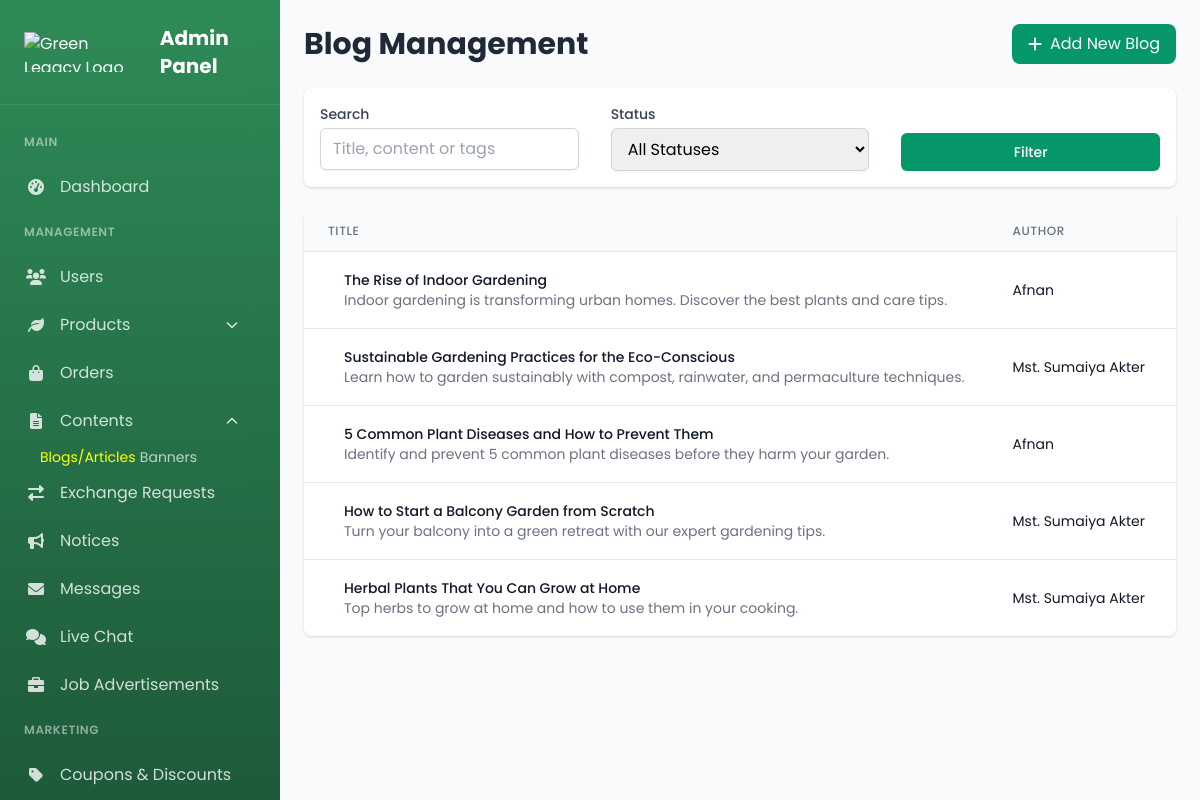
Screenshot of /admin_blogs.php (signed in) with the database file from the repository.
### tables this page shows
CREATE TABLE `blogs` (
  `id` int(11) NOT NULL,
  `title` varchar(255) NOT NULL,
  `content` longtext NOT NULL,
  `author_id` int(11) NOT NULL,
  `tags` varchar(255) DEFAULT NULL,
  `featured_image` varchar(255) DEFAULT NULL,
  `meta_description` varchar(160) DEFAULT NULL,
  `status` enum('draft','pending','published','rejected') NOT NULL DEFAULT 'draft',
  `created_at` timestamp NOT NULL DEFAULT current_timestamp(),
  `updated_at` timestamp NOT NULL DEFAULT current_timestamp() ON UPDATE current_timestamp(),
  `published_at` datetime DEFAULT NULL,
  `approved_by` int(11) DEFAULT NULL
);

### admin_blogs.php (the view, shortened to what this page needs)
<?php
require_once 'db_connect.php';
$per_page = 10;
$page = isset($_GET['page']) ? (int)$_GET['page'] : 1;
$start = ($page > 1) ? ($page * $per_page) - $per_page : 0;
$search_query = isset($_GET['search']) ? trim($_GET['search']) : '';
$query = "SELECT b.*, a.username as author_name,
          (SELECT username FROM admins WHERE admin_id = b.approved_by) as approved_by_name
          FROM blogs b
          JOIN admins a ON b.author_id = a.admin_id
          WHERE 1=1";
$params = [];
$types = '';
$query .= " ORDER BY b.created_at DESC LIMIT ?, ?";
$params[] = $start;
$params[] = $per_page;
$types .= 'ii';
$stmt = $conn->prepare($query);
if (!empty($params)) {
    $stmt->bind_param($types, ...$params);
}
$stmt->execute();
$blogs = $stmt->get_result()->fetch_all(MYSQLI_ASSOC);
?>
<?php include 'admin_sidebar.php'; ?>
<div class="main-content">
    <div class="ml-0 lg:ml-[280px] min-h-screen bg-gray-50">
        <div class="p-6">
            <div class="flex justify-between items-center mb-6">
                <h1 class="text-3xl font-bold text-gray-800">Blog Management</h1>
                <a href="admin_add_blog.php" class="bg-green-600 hover:bg-green-700 text-white px-4 py-2 rounded-lg flex items-center">
                    <i class="fas fa-plus mr-2"></i> Add New Blog
                </a>
            </div>
            <div class="bg-white rounded-lg shadow p-4 mb-6">
                <form action="admin_blogs.php" method="GET">
                    <div class="grid grid-cols-1 md:grid-cols-3 gap-8">
                        <div>
                            <label for="search" class="block text-sm font-medium text-gray-700 mb-1">Search</label>
                            <input type="text" id="search" name="search" value="<?= htmlspecialchars($search_query) ?>"
                                class="w-full px-3 py-2 border border-gray-300 rounded-md shadow-sm focus:outline-none focus:ring-green-500 focus:border-green-500"
                                placeholder="Title, content or tags">
                        </div>
                        <div>
                            <label for="status" class="block text-sm font-medium text-gray-700 mb-1">Status</label>
                            <select id="status" name="status"
                                class="w-full px-3 py-2 border border-gray-300 rounded-md shadow-sm focus:outline-none focus:ring-green-500 focus:border-green-500">
                                <option value="">All Statuses</option>
                            </select>
                        </div>
                        <div class="flex items-end">
                            <button type="submit"
                                class="w-full px-4 py-2 border border-transparent rounded-md shadow-sm text-sm font-medium text-white bg-green-600 hover:bg-green-700 focus:outline-none focus:ring-2 focus:ring-offset-2 focus:ring-green-500">
                                Filter
                            </button>
                        </div>
                    </div>
                </form>
            </div>
            <div class="bg-white rounded-lg shadow overflow-hidden">
                <div class="overflow-x-auto">
                    <table class="min-w-full divide-y divide-gray-200">
                        <thead class="bg-gray-50">
                            <tr>
                                <th class="px-6 py-3 text-left text-xs font-medium text-gray-500 uppercase tracking-wider">Title</th>
                                <th class="px-6 py-3 text-left text-xs font-medium text-gray-500 uppercase tracking-wider">Author</th>
                                <th class="px-6 py-3 text-left text-xs font-medium text-gray-500 uppercase tracking-wider">Status</th>
                            </tr>
                        </thead>
                        <tbody class="bg-white divide-y divide-gray-200">
                            <?php if (empty($blogs)): ?>
                                <tr>
                                    <td colspan="6" class="px-6 py-4 text-center text-gray-500">No blogs found</td>
                                </tr>
                            <?php else: ?>
                                <?php foreach ($blogs as $blog): ?>
                                    <tr>
                                        <td class="px-6 py-4 whitespace-nowrap">
                                            <div class="flex items-center">
                                                <div class="ml-4">
                                                    <div class="text-sm font-medium text-gray-900"><?= htmlspecialchars($blog['title']) ?></div>
                                                    <div class="text-sm text-gray-500"><?= htmlspecialchars($blog['meta_description']) ?></div>
                                                </div>
                                            </div>
                                        </td>
                                        <td class="px-6 py-4 whitespace-nowrap">
                                            <div class="text-sm text-gray-900"><?= htmlspecialchars($blog['author_name']) ?></div>
                                        </td>
                                        <td class="px-6 py-4 whitespace-nowrap">
                                        </td>
                                    </tr>
                                <?php endforeach; ?>
                            <?php endif; ?>
                        </tbody>
                    </table>
                </div>
            </div>
        </div>
    </div>
</div>
</body>
</html>

### admin_sidebar.php (style rules this page uses)
:root { --primary-green: #2E8B57; --light-green: #a8e6cf; --sidebar-width: 280px; }
body { font-family: 'Poppins', sans-serif; }

### admin_blogs.php (style rules this page uses)
.main-content { margin-left: 280px; }

### rows the page displays
blogs: title "The Rise of Indoor Gardening", meta_description "Indoor gardening is transforming urban homes. Discover the best plants and care tips.", author.username "Afnan"
blogs: title "Sustainable Gardening Practices for the Eco-Conscious", meta_description "Learn how to garden sustainably with compost, rainwater, and permaculture techniques.", author.username "Mst. Sumaiya Akter"
blogs: title "5 Common Plant Diseases and How to Prevent Them", meta_description "Identify and prevent 5 common plant diseases before they harm your garden.", author.username "Afnan"
blogs: title "How to Start a Balcony Garden from Scratch", meta_description "Turn your balcony into a green retreat with our expert gardening tips.", author.username "Mst. Sumaiya Akter"
blogs: title "Herbal Plants That You Can Grow at Home", meta_description "Top herbs to grow at home and how to use them in your cooking.", author.username "Mst. Sumaiya Akter"
